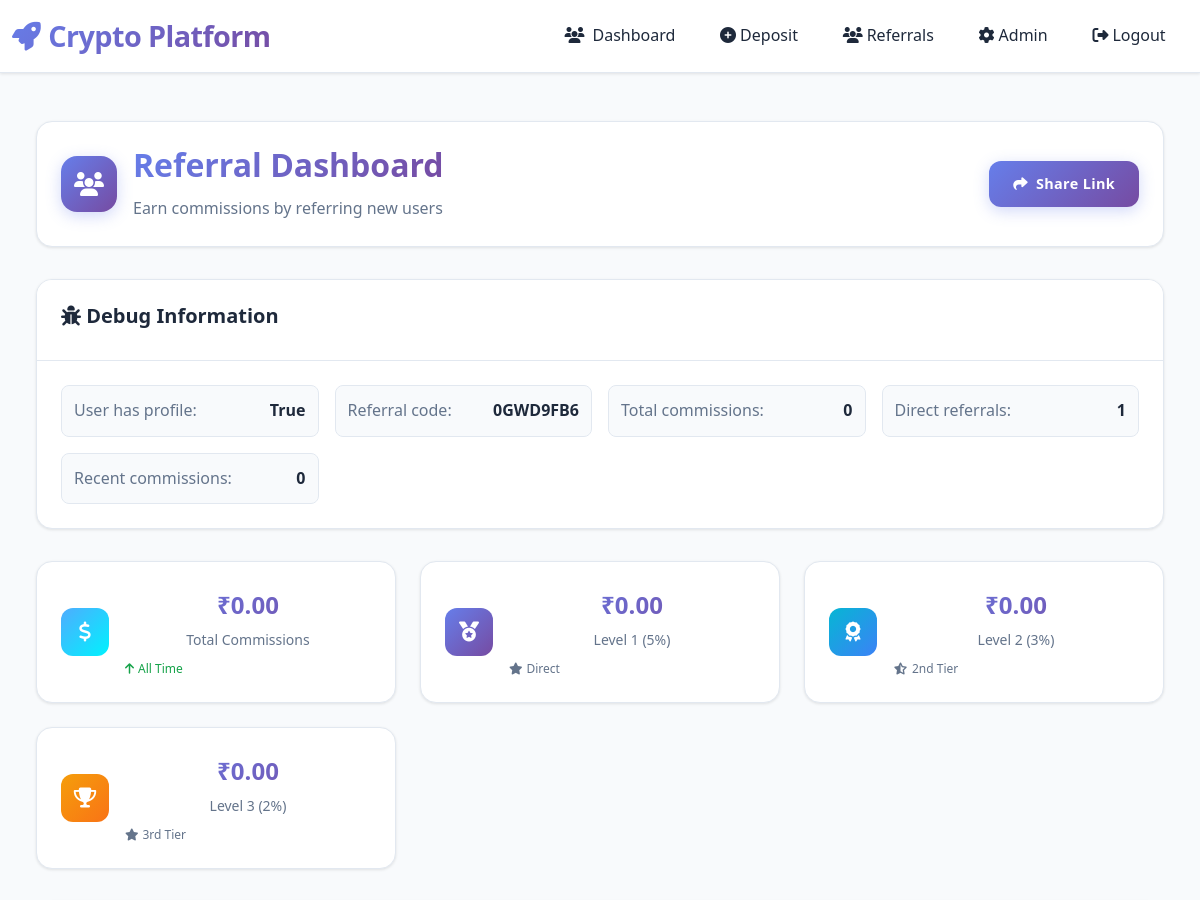
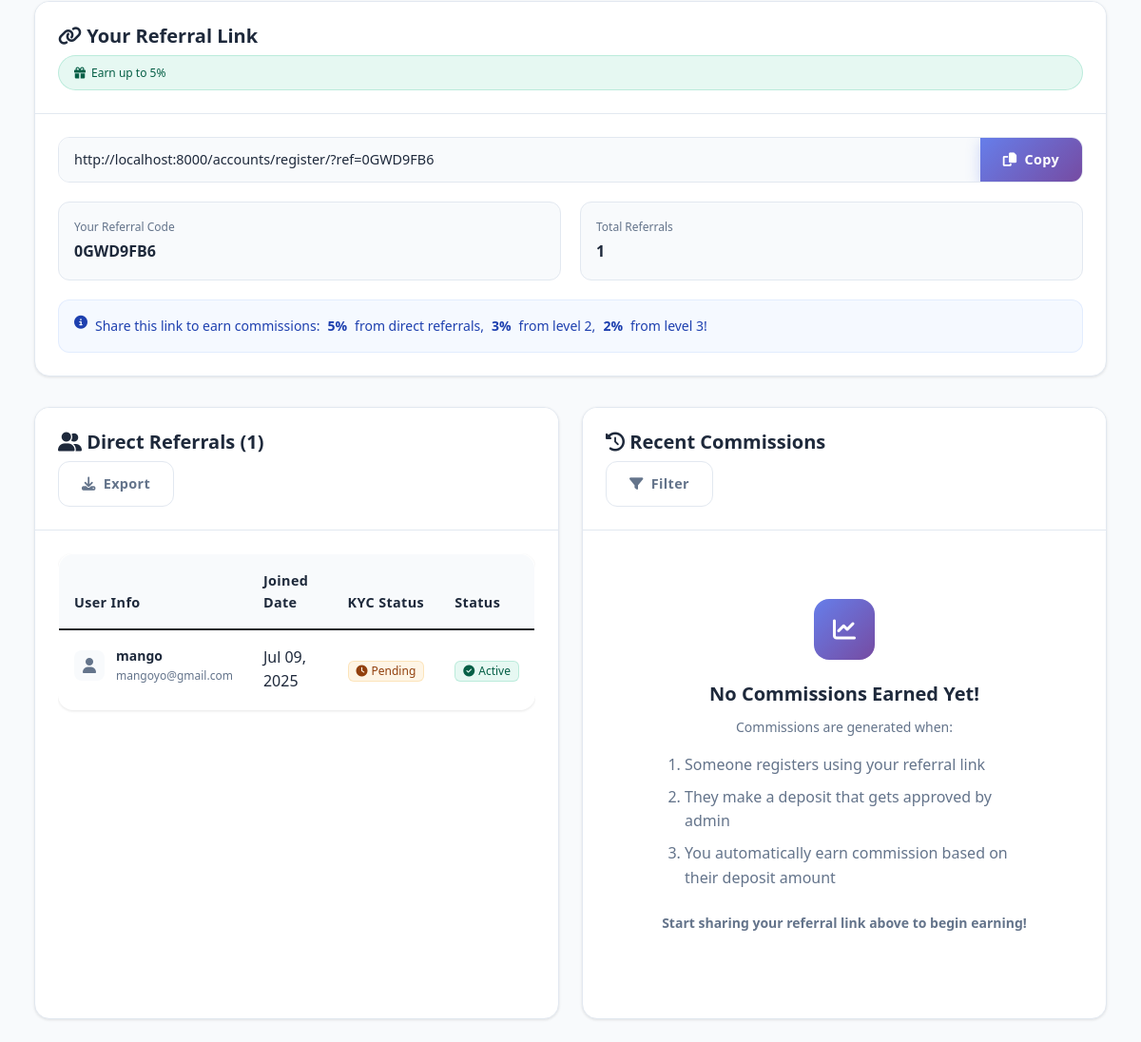
The app's page /referrals/dashboard/ (signed in), older data (2 pictures, top to bottom).
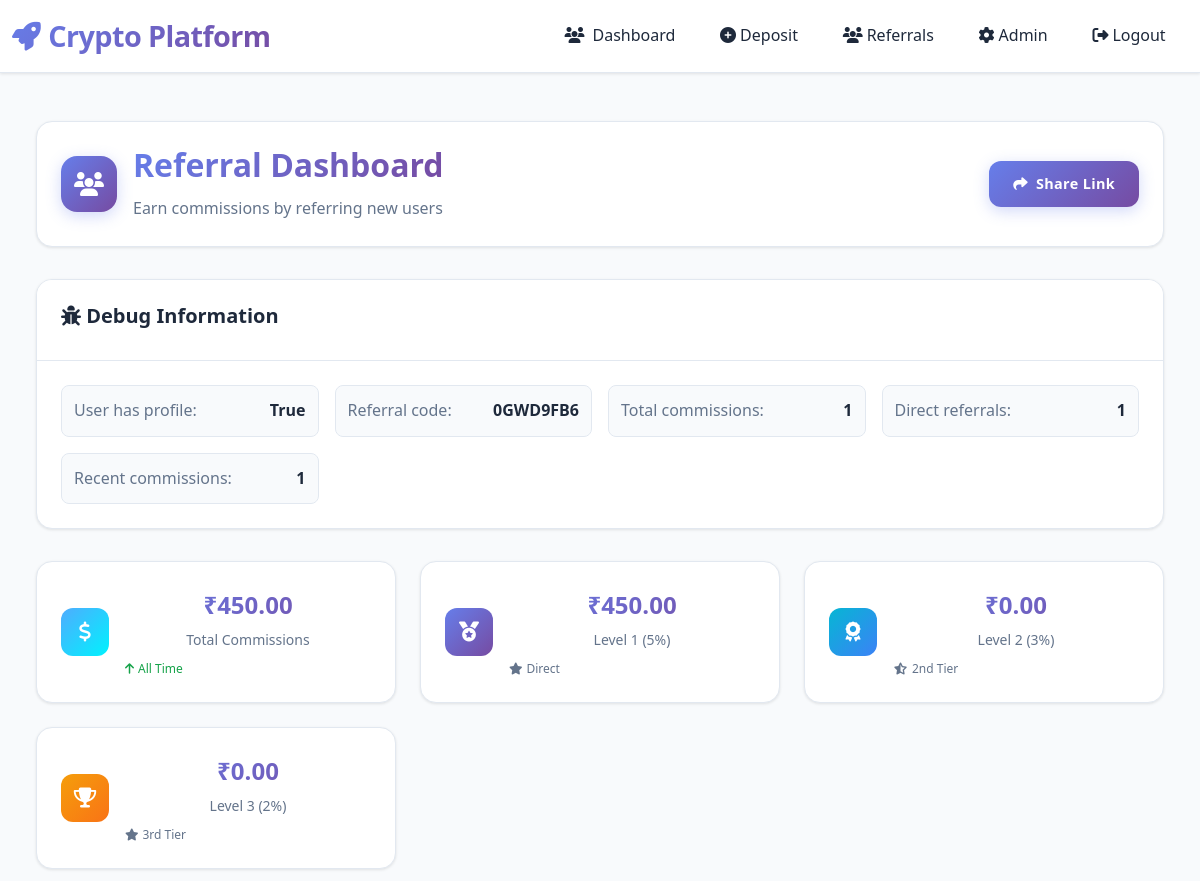
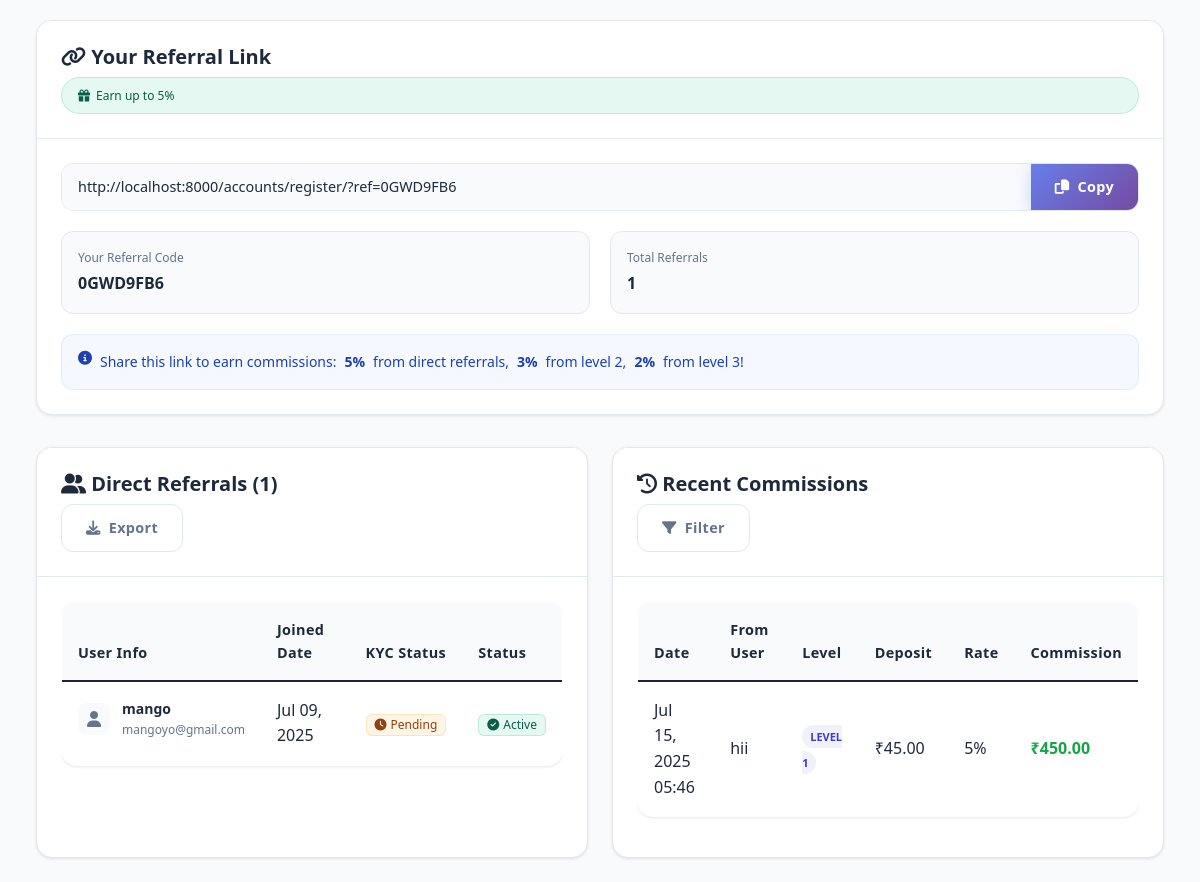
The same page, newer data (2 pictures, top to bottom).
### accounts/models.py (models this page shows, shortened)
class UserProfile(models.Model):
    KYC_STATUS_CHOICES = [
        ('pending', 'Pending'),
        ('approved', 'Approved'),
        ('rejected', 'Rejected'),
    ]
    user = models.OneToOneField(User, on_delete=models.CASCADE)
    phone = models.CharField(max_length=20, blank=True)
    kyc_status = models.CharField(max_length=20, choices=KYC_STATUS_CHOICES, default='pending')
    kyc_document = models.FileField(upload_to='kyc/', blank=True, null=True)
    referral_code = models.CharField(max_length=10, unique=True)
    referred_by = models.ForeignKey('self', null=True, blank=True, on_delete=models.SET_NULL)
    is_active = models.BooleanField(default=True)
    created_at = models.DateTimeField(auto_now_add=True)

### referrals/models.py (models this page shows, shortened)
class ReferralCommission(models.Model):
    user = models.ForeignKey(User, on_delete=models.CASCADE)  # Who receives commission
    referred_user = models.ForeignKey(User, related_name='referrals_given', on_delete=models.CASCADE)  # Who was referred
    level = models.IntegerField()  # 1, 2, or 3
    amount = models.DecimalField(max_digits=20, decimal_places=2)
    deposit = models.ForeignKey(Deposit, on_delete=models.CASCADE)
    created_at = models.DateTimeField(auto_now_add=True)

### deposits/models.py (models this page shows, shortened)
class Deposit(models.Model):
    STATUS_CHOICES = [
        ('pending', 'Pending'),
        ('approved', 'Approved'),
        ('rejected', 'Rejected'),
    ]
    user = models.ForeignKey(User, on_delete=models.CASCADE)
    cryptocurrency = models.ForeignKey(Cryptocurrency, on_delete=models.CASCADE)
    amount = models.DecimalField(max_digits=20, decimal_places=2)
    transaction_hash = models.CharField(max_length=100, blank=True)
    wallet_address = models.CharField(max_length=50)
    status = models.CharField(max_length=20, choices=STATUS_CHOICES, default='pending')
    created_at = models.DateTimeField(auto_now_add=True)
    approved_at = models.DateTimeField(null=True, blank=True)
    price_at_deposit = models.DecimalField(max_digits=20, decimal_places=10, default=0)
    coin_quantity = models.DecimalField(max_digits=20, decimal_places=10, default=0)

### referrals/views.py (the view)
# urls.py: path('dashboard/', views.referral_dashboard, name='dashboard'),
@login_required
def referral_dashboard(request):
    try:
        user_profile = request.user.userprofile
    except UserProfile.DoesNotExist:
        user_profile = UserProfile.objects.create(user=request.user)
    total_commissions = ReferralCommission.objects.filter(user=request.user).aggregate(
        total=Sum('amount')
    )['total'] or 0
    level_commissions = {}
    for level in [1, 2, 3]:
        level_total = ReferralCommission.objects.filter(
            user=request.user, level=level
        ).aggregate(total=Sum('amount'))['total'] or 0
        level_commissions[level] = level_total
    recent_commissions = ReferralCommission.objects.filter(
        user=request.user
    ).select_related('referred_user', 'deposit').order_by('-created_at')[:10]
    direct_referrals = UserProfile.objects.filter(referred_by=user_profile)
    total_referrals = direct_referrals.count()
    debug_info = {
        'user_has_profile': bool(user_profile),
        'referral_code': user_profile.referral_code if user_profile else 'None',
        'total_commissions_count': ReferralCommission.objects.filter(user=request.user).count(),
        'direct_referrals_count': total_referrals,
        'recent_commissions_count': recent_commissions.count(),
    }
    context = {
        'user_profile': user_profile,
        'total_commissions': total_commissions,
        'level_commissions': level_commissions,
        'recent_commissions': recent_commissions,
        'direct_referrals': direct_referrals,
        'total_referrals': total_referrals,
        'debug_info': debug_info,
        'referral_url': f"http://localhost:8000/accounts/register/?ref={user_profile.referral_code}" if user_profile else "",
    }
    return render(request, 'referrals/dashboard.html', context)

### templates/referrals/dashboard.html (shortened to what the changed rows need)
{% extends 'base.html' %}
{% block content %}
<div class="referral-container">
    <div class="page-header">
        <div class="header-content">
            <div class="header-text">
                <h1 class="page-title gradient-text">Referral Dashboard</h1>
            </div>
        </div>
    </div>
    <div class="card debug-card">
        <div class="card-body">
            <div class="debug-grid">
                <div class="debug-item">
                    <span class="debug-label">Total commissions:</span>
                    <span class="debug-value">{{ debug_info.total_commissions_count }}</span>
                </div>
                <div class="debug-item">
                    <span class="debug-label">Recent commissions:</span>
                    <span class="debug-value">{{ debug_info.recent_commissions_count }}</span>
                </div>
            </div>
        </div>
    </div>
    <div class="stats-grid">
        <div class="stats-card total-commissions">
            <div class="stats-content">
                <div class="stats-number">₹{{ total_commissions|floatformat:2 }}</div>
                <div class="stats-label">Total Commissions</div>
                <div class="stats-trend positive">
                    <i class="fas fa-arrow-up"></i>
                    <span>All Time</span>
                </div>
            </div>
        </div>
        <div class="stats-card level-1">
            <div class="stats-content">
                <div class="stats-number">₹{{ level_commissions.1|floatformat:2 }}</div>
                <div class="stats-label">Level 1 (5%)</div>
                <div class="stats-trend level">
                    <i class="fas fa-star"></i>
                    <span>Direct</span>
                </div>
            </div>
        </div>
    </div>
    <div class="content-grid">
        <div class="card referrals-card">
            <div class="card-body">
                {% if direct_referrals %}
                <div class="table-container">
                    <table class="table">
                        <thead>
                            <tr>
                                <th>User Info</th>
                                <th>Joined Date</th>
                                <th>KYC Status</th>
                                <th>Status</th>
                            </tr>
                        </thead>
                        <tbody>
                            {% for referral in direct_referrals %}
                            <tr class="table-row">
                                <td class="user-info">
                                    <div class="user-avatar">
                                        <i class="fas fa-user"></i>
                                    </div>
                                    <div class="user-details">
                                        <div class="user-name">{{ referral.user.username }}</div>
                                        <div class="user-email">{{ referral.user.email }}</div>
                                    </div>
                                </td>
                                <td class="join-date">{{ referral.created_at|date:"M d, Y" }}</td>
                                <td class="kyc-status">
                                    {% if referral.kyc_status == 'approved' %}
                                    <span class="badge badge-success">
                                        <i class="fas fa-check"></i>
                                        Approved
                                    </span>
                                    {% elif referral.kyc_status == 'pending' %}
                                    <span class="badge badge-warning">
                                        <i class="fas fa-clock"></i>
                                        Pending
                                    </span>
                                    {% else %}
                                    <span class="badge badge-danger">
                                        <i class="fas fa-times"></i>
                                        Rejected
                                    </span>
                                    {% endif %}
                                </td>
                                <td class="active-status">
                                    {% if referral.is_active %}
                                    <span class="badge badge-success">
                                        <i class="fas fa-check-circle"></i>
                                        Active
                                    </span>
                                    {% else %}
                                    <span class="badge badge-secondary">
                                        <i class="fas fa-pause-circle"></i>
                                        Inactive
                                    </span>
                                    {% endif %}
                                </td>
                            </tr>
                            {% endfor %}
                        </tbody>
                    </table>
                </div>
                {% endif %}
            </div>
        </div>
        <div class="card commissions-card">
            <div class="card-body">
                {% if recent_commissions %}
                <div class="table-container">
                    <table class="table">
                        <thead>
                            <tr>
                                <th>Date</th>
                                <th>From User</th>
                                <th>Level</th>
                                <th>Deposit</th>
                                <th>Rate</th>
                                <th>Commission</th>
                            </tr>
                        </thead>
                        <tbody>
                            {% for commission in recent_commissions %}
                            <tr class="table-row">
                                <td class="commission-date">{{ commission.created_at|date:"M d, Y H:i" }}</td>
                                <td class="commission-user">{{ commission.referred_user.username }}</td>
                                <td class="commission-level">
                                    <span class="level-badge level-{{ commission.level }}">
                                        Level {{ commission.level }}
                                    </span>
                                </td>
                                <td class="deposit-amount">₹{{ commission.deposit.amount|floatformat:2 }}</td>
                                <td class="commission-rate">
                                    {% if commission.level == 1 %}5%
                                    {% elif commission.level == 2 %}3%
                                    {% else %}2%{% endif %}
                                </td>
                                <td class="commission-earned">
                                    <span class="earnings">₹{{ commission.amount|floatformat:2 }}</span>
                                </td>
                            </tr>
                            {% endfor %}
                        </tbody>
                    </table>
                </div>
                {% else %}
                <div class="empty-state">
                    <div class="empty-icon">
                        <i class="fas fa-chart-line"></i>
                    </div>
                    <h3>No Commissions Earned Yet!</h3>
                    <p>Commissions are generated when:</p>
                    <ol class="commission-steps">
                        <li>Someone registers using your referral link</li>
                        <li>They make a deposit that gets approved by admin</li>
                        <li>You automatically earn commission based on their deposit amount</li>
                    </ol>
                    <p><strong>Start sharing your referral link above to begin earning!</strong></p>
                </div>
                {% endif %}
            </div>
        </div>
    </div>
</div>
{% endblock %}

Row changes from the older to the newer data that the page shows:
added ReferralCommission: created_at "Jul 15, 2025 05:46", referred_user.username "hii", level "1", deposit.amount "45.00", shows "5%", amount "450.00"
Text that changed along with them:
{{ debug_info.total_commissions_count }}: "0" → "1"
{{ debug_info.recent_commissions_count }}: "0" → "1"
{{ total_commissions|floatformat:2 }}: "0.00" → "450.00"
{{ level_commissions.1|floatformat:2 }}: "0.00" → "450.00"
text no longer shown: "No Commissions Earned Yet! Commissions are generated when: Someone registers using your referral link They make a deposit that gets approved by admin You automatically earn commission based on their deposit amount Start sharing your referral link above to begin earning!"
text now shown: "Date From User Level Deposit Rate Commission"
